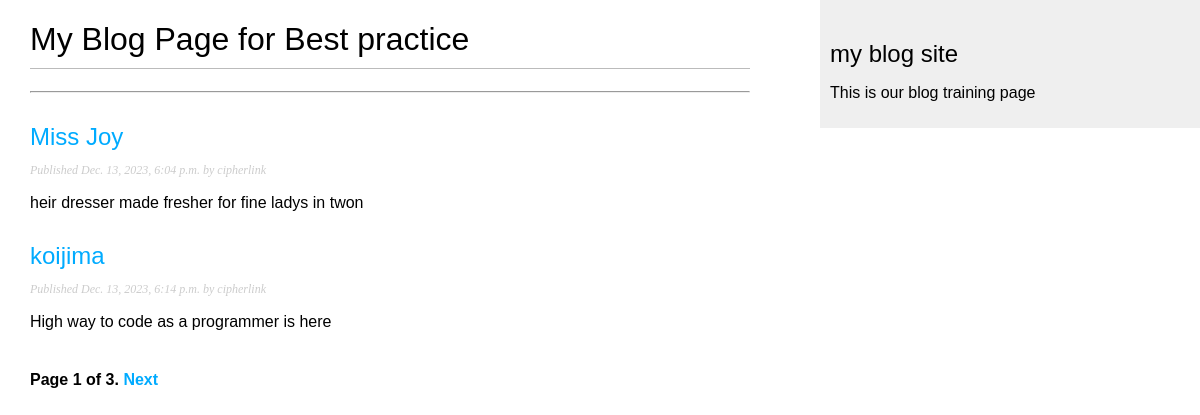
/blog/, run on an earlier commit of the app's database.
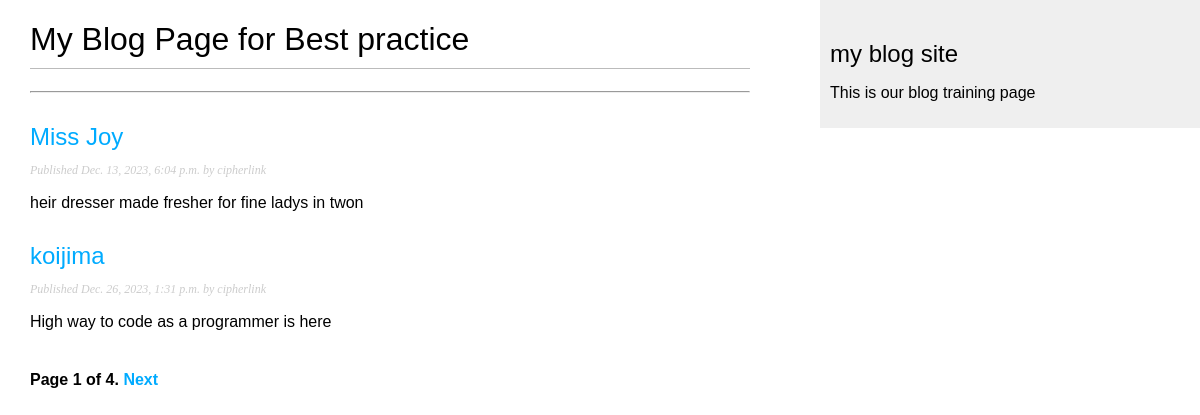
And on a later commit of the database.
### blog/models.py (models this page shows)
class Post(models.Model):
    def get_absolute_url(self):
        return reverse('blog:post_detail',
                       args=[self.publish.year,
                             self.publish.month,
                             self.publish.day,
                             self.slug])
    class Status(models.TextChoices):
        DRAFT = 'DF', 'Draft'
        PUBLISHED = 'PB', 'Published'
    title = models.CharField(max_length=200)
    slug = models.CharField(max_length=200,
                            unique_for_date='publish')
    author = models.ForeignKey(User,
                               on_delete=models.CASCADE,
                               related_name='blog_posts')
    body = models.TextField()
    publish = models.DateTimeField(default=timezone.now)
    created = models.DateTimeField(auto_now_add=True)
    updated = models.DateField(auto_now=True)
    status = models.CharField(max_length=2,
                              choices=Status.choices,
                              default=Status.DRAFT)
    objects = models.Manager()
    published = PublishedManager()

### blog/views.py (the view)
# urls.py: path('', views.PostListView.as_view(), name='post_list'),
class PostListView(ListView):
    queryset = Post.published.all()
    context_object_name = 'posts'
    paginate_by = 2
    template_name = 'blog/post/list.html'

### blog/templates/blog/post/list.html (shortened to what this page needs)
{% extends "blog/base.html" %}
{% block content %}
    <h1>My Blog Page for Best practice</h1><hr>
{% for post in posts %}
    <h2>
    <a href="{{ post.get_absolute_url }}">
         {{ post.title }}
    </a>
    </h2>
    <p class="date">
        Published {{ post.publish }} by {{ post.author }}
    </p>
{{ post.body|truncatewords:30|linebreaks }}
   {% endfor %}
   {% include "page/pagination.html" with page=page_obj %}
{% endblock %}

What changed in the data, as far as the page shows it:
changed Post "koijima": publish "Dec. 13, 2023, 6:14 p.m." → "Dec. 26, 2023, 1:31 p.m."
Also different on the page:
{{ page.paginator.num_pages }}: "3" → "4"
